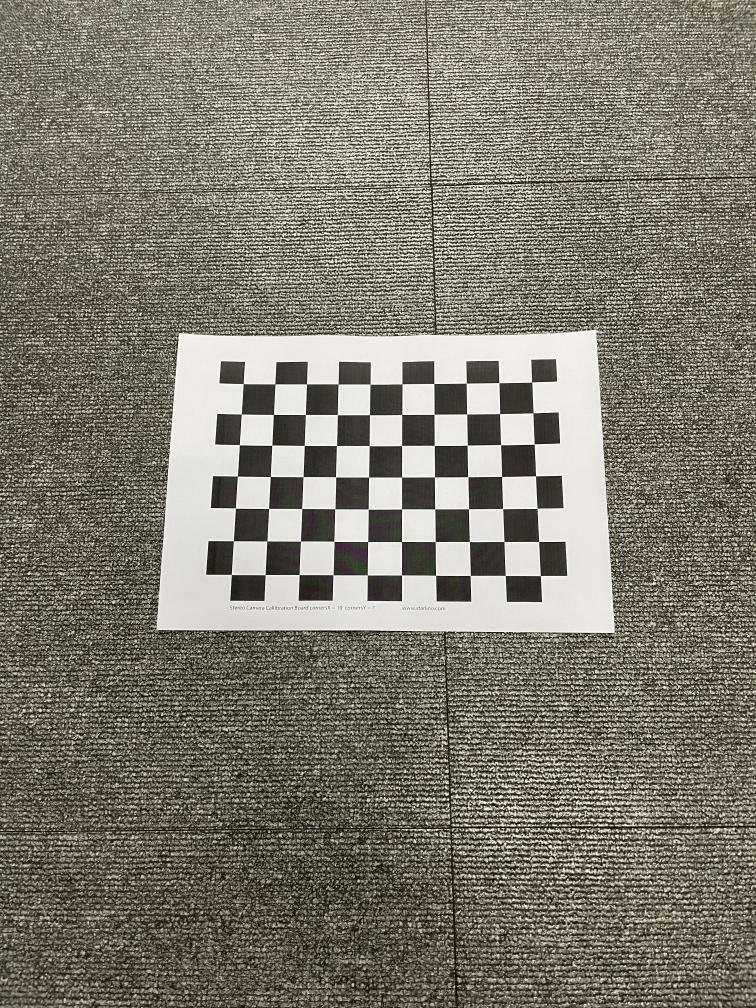
#> input picture Digital-Image-Processing-main/iphone/sIMG_3518.png, 756 x 1008 px; its folder holds only this picture in this run
$ jupyter execute --allow-errors Chapter_1701.ipynb
#> lines starting #> are read from the running program, lines starting #| are printed output that depends on the picture; after the words box and inside, x2 and y2 are one past the last pixel; in counts of white or black regions, pixels touching at a corner belong together; long printed decimals are rounded
# Camera Calibration

[cell 1]
import numpy as np
import cv2
import glob
from matplotlib import pyplot as plt

[cell 2]
# termination criteria
criteria=(cv2.TERM_CRITERIA_EPS+cv2.TERM_CRITERIA_MAX_ITER,30,0.001)

n = 7
m = 10
# prepare object points, like (0,0,0), (1,0,0), (2,0,0) ....,(6,5,0)
objp=np.zeros((n*m,3), np.float32)
objp[:,:2]=np.mgrid[0:n,0:m].T.reshape(-1,2)

# Arrays to store object points and image points from all the images.
objpoints=[] # 3d point in real world space
imgpoints=[] # 2d points in image plane.

images=glob.glob('../iphone/*.png')

[cell 3]
for fname in images:
    img=cv2.imread(fname)
#> img is the input picture: shape (1008, 756, 3); mean B, G, R 109.7, 122.8, 127.3
    gray=cv2.cvtColor(img,cv2.COLOR_BGR2GRAY)

    # Find the chess board corners
    ret, corners=cv2.findChessboardCorners(gray, (n,m),None)
#> ret = True; corners = 70 rows, first 8: [531.6, 382], [533.1, 412.7], [534.3, 444], [535.6, 475.8], [537.1, 508.4], [538.6, 541.4], [540.4, 575.6], [498.8, 382.6]

    # If found, add object points, image points (after refining them)
    if ret== True:
        objpoints.append(objp)

        corners2=cv2.cornerSubPix(gray,corners,(11,11),(-1,-1),criteria)
#> corners2 = 70 rows, first 8: [531.7, 382.1], [533, 412.8], [534.2, 444.1], [535.5, 475.8], [537.1, 508.3], [538.6, 541.5], [540.4, 575.6], [498.9, 382.6]
        imgpoints.append(corners2)

        # Draw and display the corners
        img=cv2.drawChessboardCorners(img, (n,m), corners2,ret)
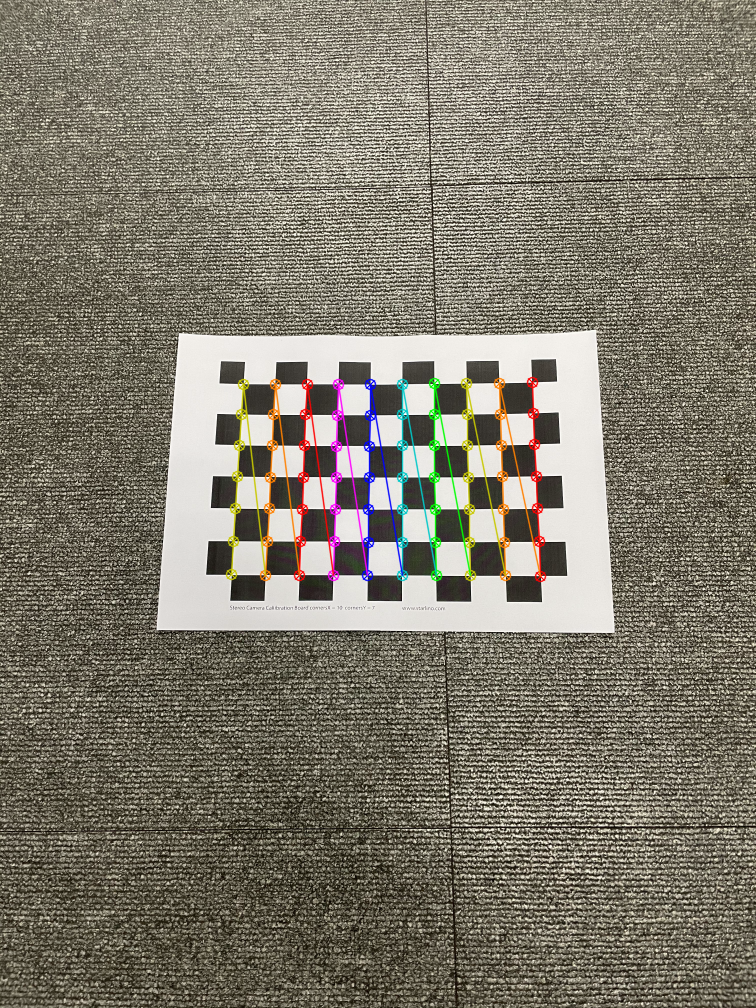
#> img: shape (1008, 756, 3); 2.13% of pixels changed, all inside (x1, y1, x2, y2) = (225, 376, 547, 583)
        cv2.imshow('img',img)
        cv2.waitKey(500)

cv2.destroyAllWindows()

### Calibration

[cell 4]
ret, mtx, dist, rvecs, tvecs=cv2.calibrateCamera(objpoints, imgpoints,
                                                 gray.shape[::-1],None,None)
#> ret = 0.176; mtx = [[371.7, 0, 406.7], [0, 365.2, 507.7], [0, 0, 1]]; dist = [[0.112, -0.373, -0.0124, 0.00965, 0.523]]; rvecs = ([-0.121, 0.126, 1.57],); tvecs = ([3.84, -3.92, 11.79],)

[cell 5]
img=cv2.imread('../iphone/sIMG_3538.png')
#> (the rest of this cell did not finish here and is left out)

#> (a cell that did not finish here is left out)

[cell 7]
plt.figure(figsize=(15, 10))
#> (the rest of this cell did not finish here and is left out)

#> (a cell that did not finish here is left out)

[cell 9]
plt.figure(figsize=(15, 10))
#> (the rest of this cell did not finish here and is left out)

[cell 10]
tot_error=0
for i in range(len(objpoints)):
    imgpoints2, _=cv2.projectPoints(objpoints[i], rvecs[i], tvecs[i], mtx, dist)
    error=cv2.norm(imgpoints[i],imgpoints2, cv2.NORM_L2)/len(imgpoints2)
    tot_error+=error
#> this loop made 1 pass
#> (error, tot_error) on pass 1: (0.021, 0.021)
#> after the loop, tot_error = 0.021

print("total error:", tot_error/len(objpoints))
#| total error: 0.02102


$ run again, on Digital-Image-Processing-main/iphone/sIMG_3522.png
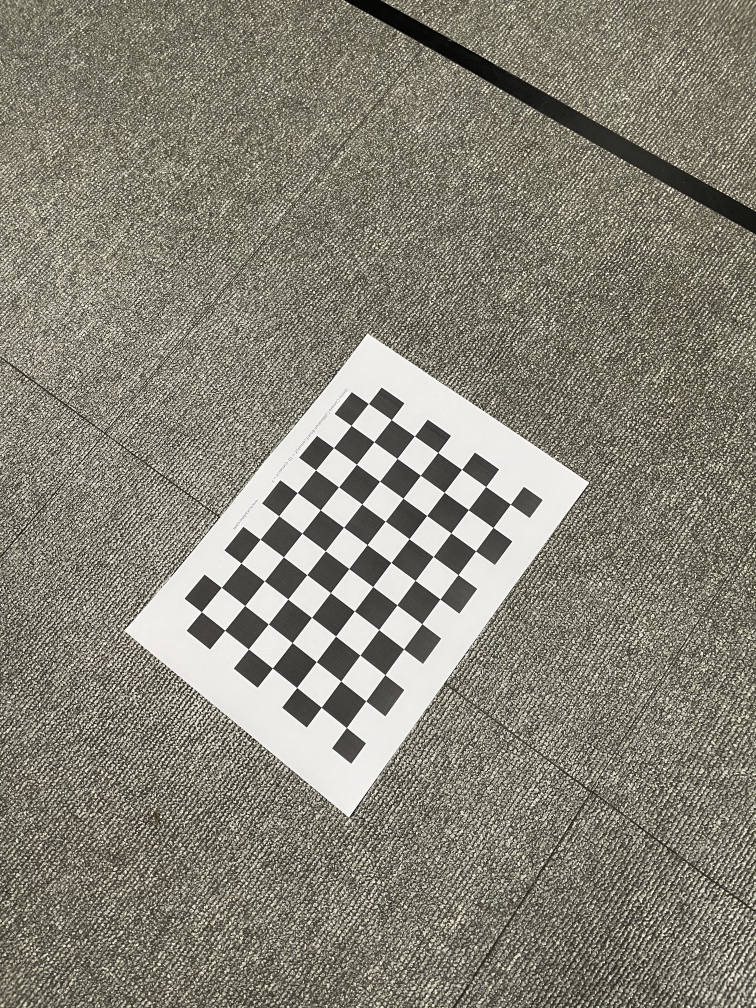
#> input picture Digital-Image-Processing-main/iphone/sIMG_3522.png, 756 x 1008 px
#> img is the input picture: shape (1008, 756, 3); mean B, G, R 119.3, 131.5, 135.1
#> `ret, corners=cv2.findChessboardCorners(gray, (n,m),None)`: ret = True; corners = 70 rows, first 8: [346.4, 727.5], [321.2, 707.3], [296.6, 687.5], [272.4, 668.1], [248.4, 649], [224.6, 630.2], [201.3, 611.7], [365.7, 700.9]
#> corners2 = 70 rows, first 8: [346.4, 727.5], [321.2, 707.3], [296.6, 687.4], [272.4, 668.1], [248.4, 649], [224.6, 630.2], [201.4, 611.7], [365.7, 700.9]
#> `img=cv2.drawChessboardCorners(img, (n,m), corners2,ret)`:
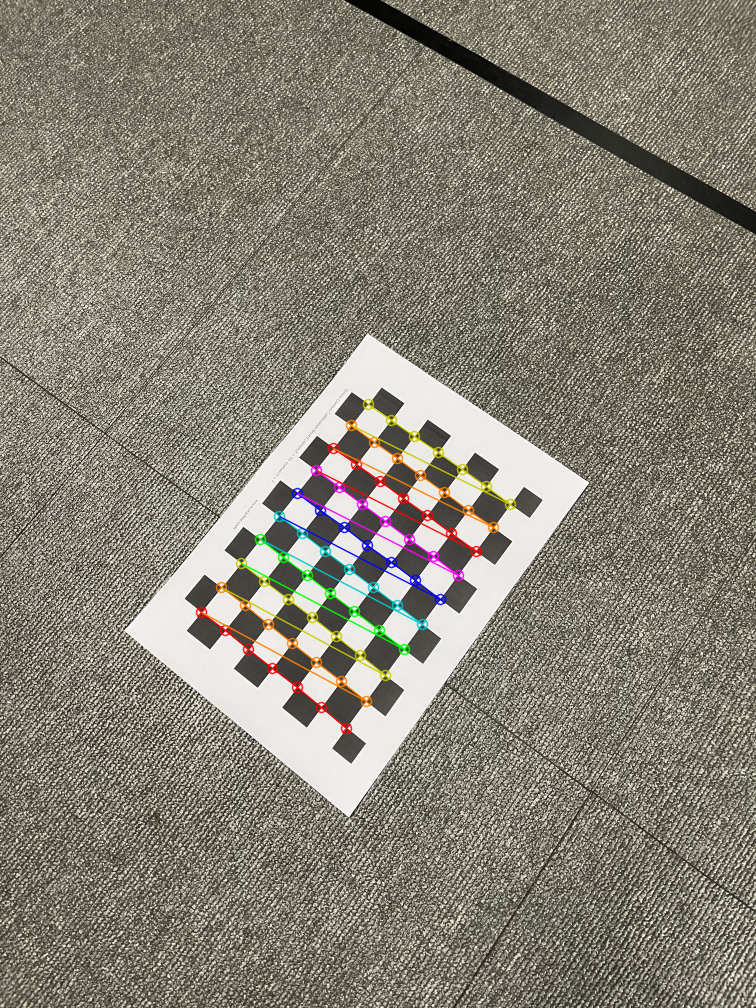
#> img: shape (1008, 756, 3); 1.86% of pixels changed, all inside (x1, y1, x2, y2) = (195, 398, 517, 735)
#> `ret, mtx, dist, rvecs, tvecs=cv2.calibrateCamera(objpoints, imgpoints,..`: ret = 0.173; mtx = [[1005.4, 0, 361.6], [0, 1022.1, 508.2], [0, 0, 1]]; dist = [[0.35, 0.0643, 0.00792, -0.00817, -36.06]]; rvecs = ([-0.174, -0.337, -2.47],); tvecs = ([-0.472, 6.77, 32.11],)
#> the loop `for i in range(len(objpoints)):` made 1 pass
#> (error, tot_error) on pass 1: (0.0207, 0.0207)
#> after the loop `for i in range(len(objpoints)):`: tot_error = 0.0207
#| total error: 0.02071

$ run again, on Digital-Image-Processing-main/iphone/sIMG_3523.png
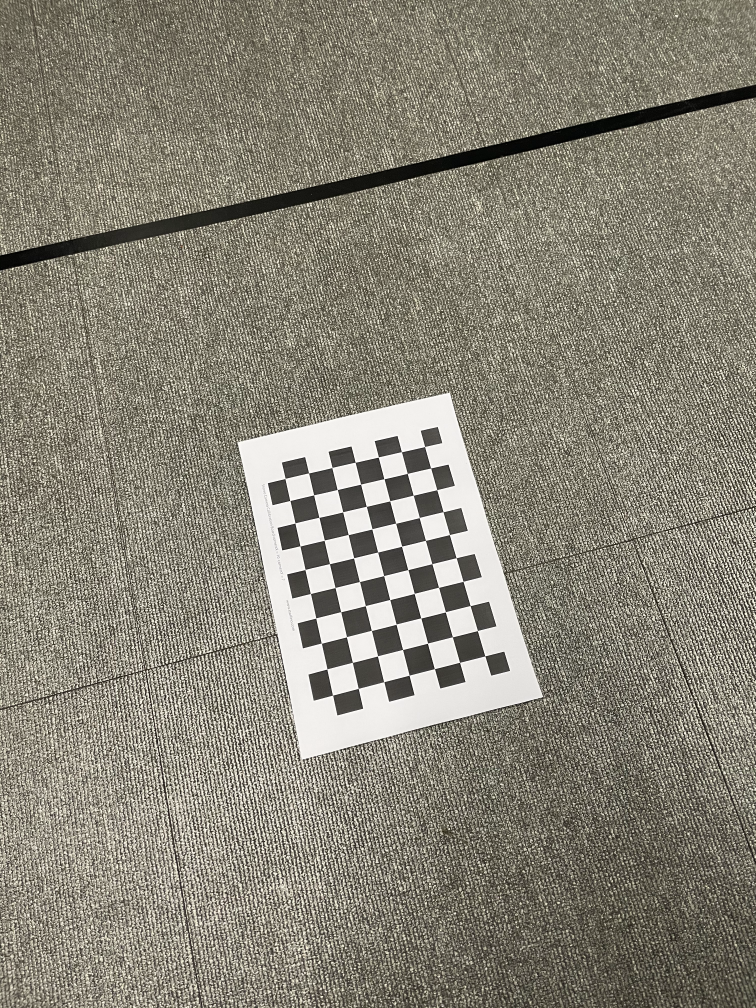
#> input picture Digital-Image-Processing-main/iphone/sIMG_3523.png, 756 x 1008 px
#> img is the input picture: shape (1008, 756, 3); mean B, G, R 118.9, 131.9, 136
#> `ret, corners=cv2.findChessboardCorners(gray, (n,m),None)`: ret = True; corners = 70 rows, first 8: [484.8, 655.9], [459.6, 662.4], [434.3, 668.6], [409.1, 675.2], [383.7, 681.8], [358.3, 688.3], [332.6, 695.2], [477.4, 630.5]
#> corners2 = 70 rows, first 8: [484.8, 655.9], [459.5, 662.3], [434.4, 668.6], [409.1, 675.2], [383.7, 681.7], [358.3, 688.4], [332.5, 695.2], [477.4, 630.5]
#> `img=cv2.drawChessboardCorners(img, (n,m), corners2,ret)`:
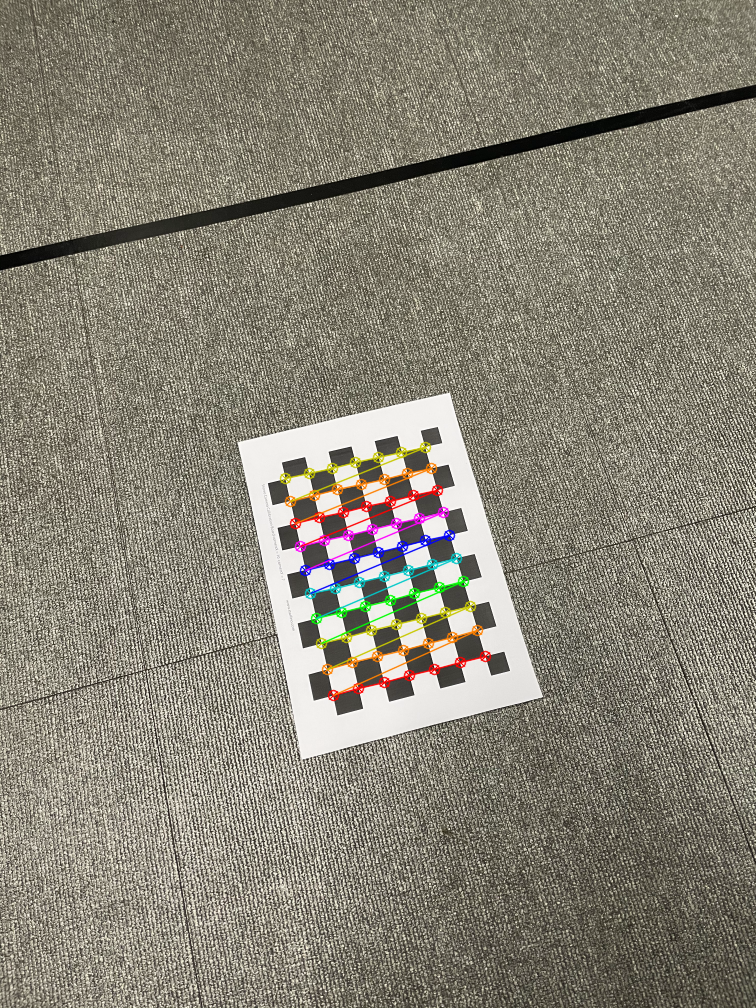
#> img: shape (1008, 756, 3); 1.74% of pixels changed, all inside (x1, y1, x2, y2) = (279, 441, 492, 702)
#> `ret, mtx, dist, rvecs, tvecs=cv2.calibrateCamera(objpoints, imgpoints,..`: ret = 0.159; mtx = [[807.1, 0, 408.4], [0, 815.2, 495.6], [0, 0, 1]]; dist = [[0.115, 1.36, -0.0109, 0.0132, -12.17]]; rvecs = ([-0.0941, 0.51, 2.85],); tvecs = ([2.91, 6.12, 31.19],)
#> the loop `for i in range(len(objpoints)):` made 1 pass
#> (error, tot_error) on pass 1: (0.019, 0.019)
#> after the loop `for i in range(len(objpoints)):`: tot_error = 0.019
#| total error: 0.01902

$ run again, on Digital-Image-Processing-main/iphone/sIMG_3524.png
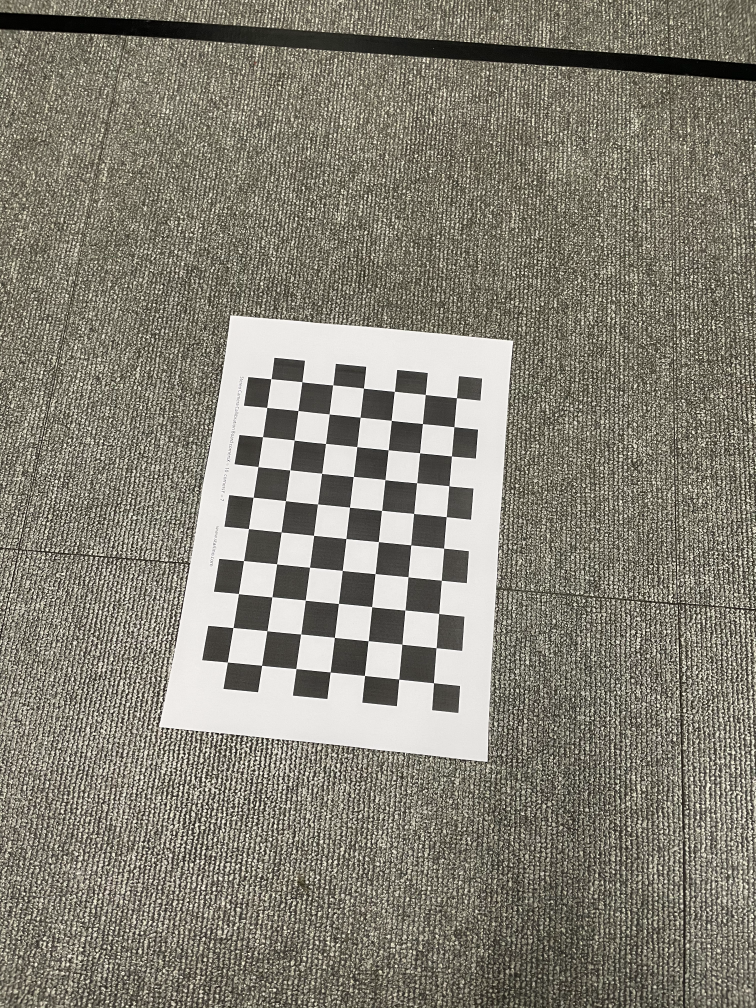
#> input picture Digital-Image-Processing-main/iphone/sIMG_3524.png, 756 x 1008 px
#> img is the input picture: shape (1008, 756, 3); mean B, G, R 117.7, 129.6, 133.4
#> `ret, corners=cv2.findChessboardCorners(gray, (n,m),None)`: ret = True; corners = 70 rows, first 8: [433.5, 682.7], [398.6, 679.1], [364.5, 675.4], [330.2, 671.9], [295.8, 668.6], [261.6, 665.4], [227.4, 662], [436, 647.7]
#> corners2 = 70 rows, first 8: [433.5, 682.7], [398.7, 679.1], [364.5, 675.5], [330.2, 672], [295.9, 668.6], [261.6, 665.3], [227.4, 662], [436.1, 647.7]
#> `img=cv2.drawChessboardCorners(img, (n,m), corners2,ret)`:
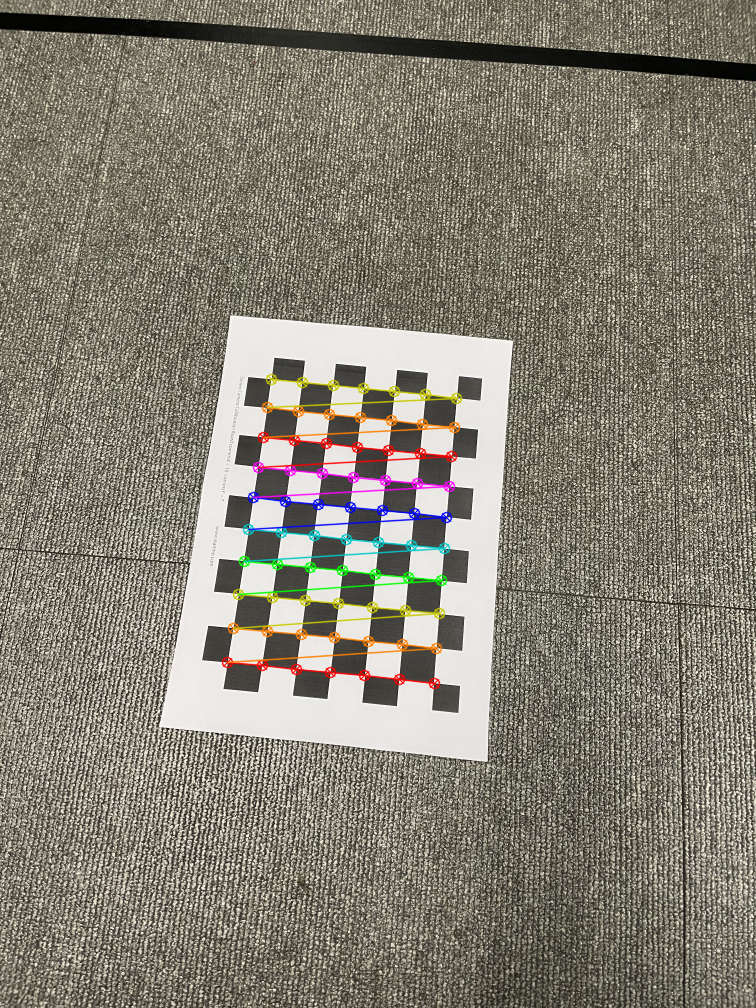
#> img: shape (1008, 756, 3); 2.17% of pixels changed, all inside (x1, y1, x2, y2) = (221, 373, 463, 690)
#> `ret, mtx, dist, rvecs, tvecs=cv2.calibrateCamera(objpoints, imgpoints,..`: ret = 0.191; mtx = [[261.8, 0, 377.3], [0, 252.3, 494.9], [0, 0, 1]]; dist = [[0.0231, -0.00598, -0.00145, 0.0025, -0.000975]]; rvecs = ([0.011, -0.141, -3.03],); tvecs = ([1.61, 5.65, 7.66],)
#> the loop `for i in range(len(objpoints)):` made 1 pass
#> (error, tot_error) on pass 1: (0.0228, 0.0228)
#> after the loop `for i in range(len(objpoints)):`: tot_error = 0.0228
#| total error: 0.02284

$ run again, on Digital-Image-Processing-main/iphone/sIMG_3519.png
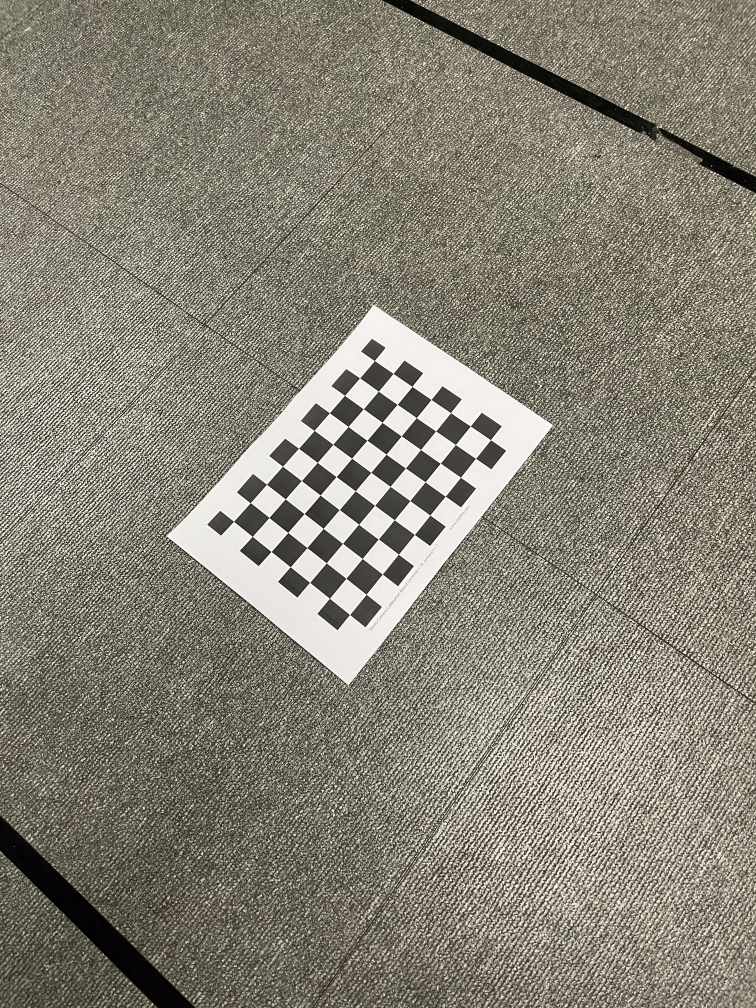
#> input picture Digital-Image-Processing-main/iphone/sIMG_3519.png, 756 x 1008 px
#> img is the input picture: shape (1008, 756, 3); mean B, G, R 117.9, 130.8, 135.1
#> `ret, corners=cv2.findChessboardCorners(gray, (n,m),None)`: ret = True; corners = 70 rows, first 8: [374.4, 360.6], [393.1, 373.4], [411.8, 386.4], [431, 399.5], [450.5, 412.6], [470.3, 426.1], [490.4, 439.7], [359.6, 377.8]
#> corners2 = 70 rows, first 8: [374.4, 360.6], [393.1, 373.4], [411.9, 386.4], [431.1, 399.5], [450.5, 412.6], [470.3, 426], [490.4, 439.7], [359.6, 377.8]
#> `img=cv2.drawChessboardCorners(img, (n,m), corners2,ret)`:
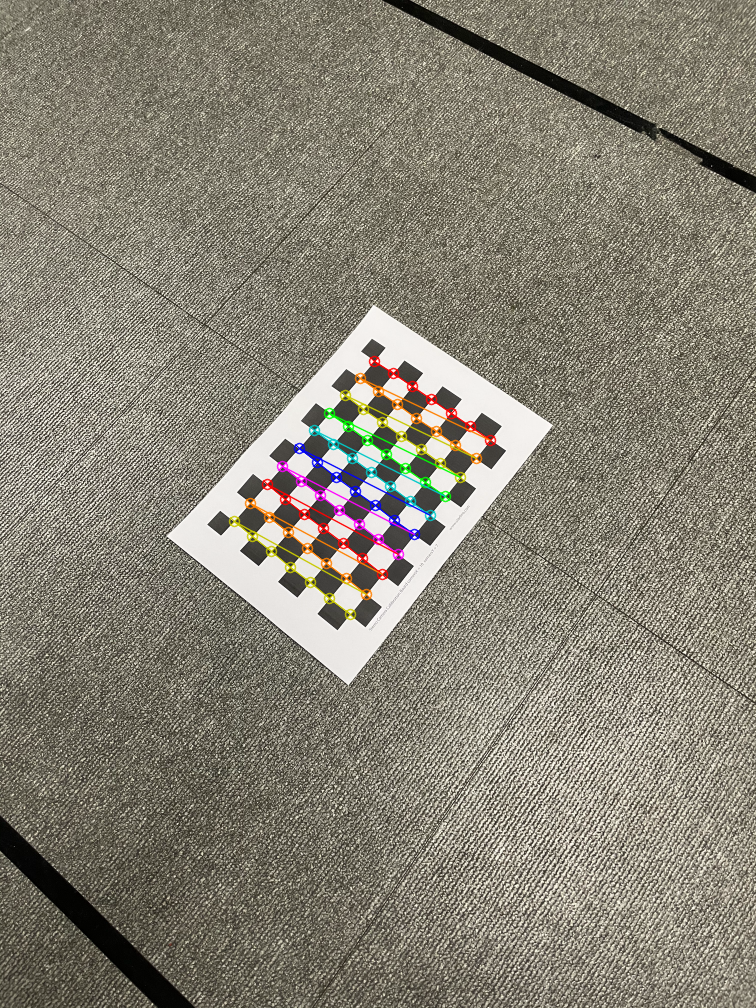
#> img: shape (1008, 756, 3); 1.63% of pixels changed, all inside (x1, y1, x2, y2) = (228, 355, 497, 621)
#> `ret, mtx, dist, rvecs, tvecs=cv2.calibrateCamera(objpoints, imgpoints,..`: ret = 0.129; mtx = [[482.2, 0, 392], [0, 471.4, 484.8], [0, 0, 1]]; dist = [[0.341, -4.16, -0.0351, -0.00137, 18.84]]; rvecs = ([-0.246, 0.148, 0.655],); tvecs = ([-0.741, -5.33, 20.95],)
#> the loop `for i in range(len(objpoints)):` made 1 pass
#> (error, tot_error) on pass 1: (0.0154, 0.0154)
#> after the loop `for i in range(len(objpoints)):`: tot_error = 0.0154
#| total error: 0.01537
